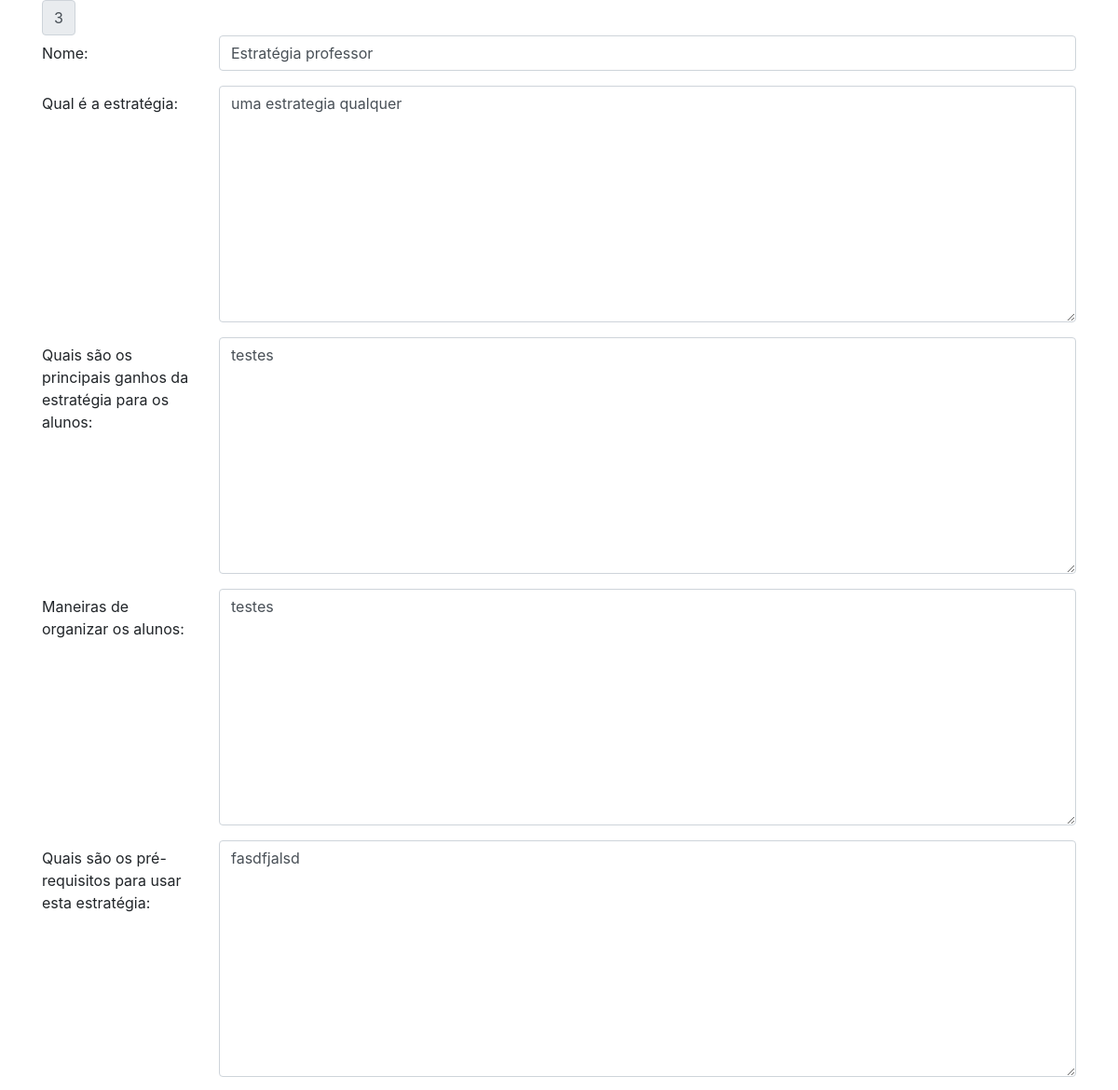
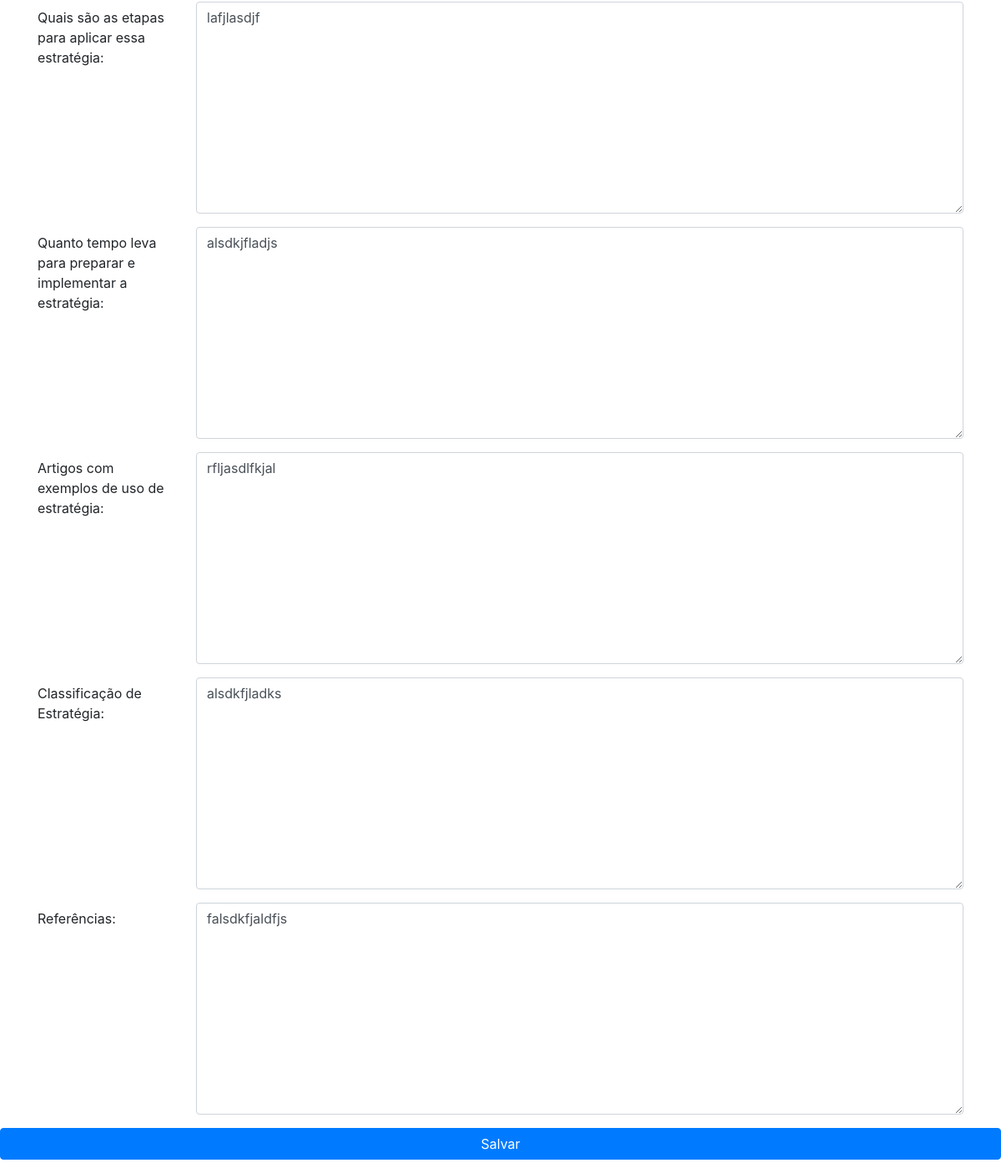
The app's page /editar.php?cod=3 with its own data (2 pictures, top to bottom).
### tables this page shows
CREATE TABLE `tb_estrategias` (
  `cod` int(11) NOT NULL,
  `nome` varchar(100) NOT NULL,
  `qual_estrategia` text NOT NULL,
  `principais_ganhos` text NOT NULL,
  `organizar_alunos` text NOT NULL,
  `etapas` text NOT NULL,
  `implementar_estrutura` text NOT NULL,
  `artigos` text NOT NULL,
  `classificacao` text NOT NULL,
  `referencias` text NOT NULL,
  `status_estrategia` int(11) DEFAULT NULL,
  `cod_usuario` int(11) DEFAULT NULL,
  `preRequisito` text NOT NULL,
  `comentario` text DEFAULT NULL
);

### conexao.php (called while the page is built, shortened)
<?php
class Conexao{
	private $host = 'localhost';
	private $bandoDados = 'opensmals';
	private $user = 'root';
	private $pass = '';
	public function conectar(){
		try{
			$bd = new PDO(
				"mysql:host=$this->host;dbname=$this->bandoDados",
				"$this->user",
				"$this->pass"
			);
			return $bd;
		} catch(PDOException $e){
			echo "erro ao conectar ao banco de dados".$e->getMessage();
		}
	}
}
?>

### dao/EstrategiaDaoMysql.php (called while the page is built, shortened)
<?php
require_once("class/Estrategia.php");
class EstrategiaDaoMysql implements EstrategiaDAO{
    private $conn;
    public function __construct(Conexao $conn){
        $this->conn = $conn->conectar();
    }
    public function findById($id){
        $sql = $this->conn->prepare("SELECT tb_estrategias.nome, tb_estrategias.qual_estrategia,
        tb_estrategias.principais_ganhos, tb_estrategias.organizar_alunos,
         tb_estrategias.etapas, tb_estrategias.implementar_estrutura, tb_estrategias.artigos,
          tb_estrategias.classificacao, tb_estrategias.referencias, tb_estrategias.preRequisito, tb_estrategias.status_estrategia FROM tb_estrategias WHERE tb_estrategias.cod = :cod");
        $sql->bindValue(":cod", $id);
        $sql->execute();
        if($sql->rowCount()>0){
            $dados = $sql->fetch();
            $e = new Estrategia();
            $e->setCod($id);
            $e->setNome($dados['nome']);
            $e->setQualEstrategia($dados['qual_estrategia']);
            $e->setPrincipaisGanhos($dados['principais_ganhos']);
            $e->setOrganizarAlunos($dados['organizar_alunos']);
            $e->setEtapas($dados['etapas']);
            $e->setImplementarEstrategia($dados['implementar_estrutura']);
            $e->setArtigo($dados['artigos']);
            $e->setClassificacao($dados['classificacao']);
            $e->setReferencia($dados['referencias']);
            $e->setPreRequisitos($dados['preRequisito']);
            $e->setStatus($dados['status_estrategia']);
            return $e;
        }
    }
}
?>

### class/Estrategia.php (called while the page is built, shortened)
<?php
class Estrategia {
    private $nome;
    private $qual_estrategia;
    private $principais_ganhos;
    private $organizar_alunos;
    private $etapas;
    private $implementar_estrategia;
    private $artigo;
    private $classificacao;
    private $referencia;
    private $preRequisitos;
    public function setPreRequisitos($x){$this->preRequisitos = $x;}
    public function getPreRequisitos(){return $this->preRequisitos;}
    public function setNome($x){
        $this->nome = $x;
    }
    public function getNome(){
        return $this->nome;
    }
    public function setQualEstrategia($x){
        $this->qual_estrategia = $x;
    }
    public function getQualEstrategia(){
        return $this->qual_estrategia;
    }
    public function setPrincipaisGanhos($x){
        $this->principais_ganhos = $x;
    }
    public function getPrincipaisGanhos(){
        return $this->principais_ganhos;
    }
    public function setOrganizarAlunos($x){
        $this->organizar_alunos = $x;
    }
    public function getOrganizarAlunos(){
        return $this->organizar_alunos;
    }
    public function setEtapas($x){
        $this->etapas = $x;
    }
    public function getEtapas(){
        return $this->etapas;
    }
    public function setImplementarEstrategia($x){
        $this->implementar_estrategia = $x;
    }
    public function getImplementarEstrategia(){
        return $this->implementar_estrategia;
    }
    public function setArtigo($x){
        $this->artigo = $x;
    }
    public function getArtigo(){
        return $this->artigo;
    }
    public function setClassificacao($x){
        return $this->classificacao = $x;
    }
    public function getClassificacao(){
        return $this->classificacao;
    }
    public function setReferencia($x){
        $this->referencia = $x;
    }
    public function getReferencia(){
        return $this->referencia;
    }
}
?>

### editar.php (the view, shortened to what this page needs)
<?php
require("conexao.php");
require("dao/EstrategiaDaoMysql.php");
$conexao = new Conexao();
$estrategiaDao = new EstrategiaDaoMysql($conexao);
$estrategia = $estrategiaDao->findById($_GET['cod']);
?>
<!DOCTYPE html>
<html lang="pt-br">
  <head>
    <link rel="stylesheet" href="https://stackpath.bootstrapcdn.com/bootstrap/4.1.3/css/bootstrap.min.css">
  </head>
  <body>
    <div class="container">
        <form action="update-estrategia.php" method="GET">
            <div class="input-group-prepend">
                <span class="input-group-text" name="cod"><?=$_GET['cod']?></span>
            </div>
            <div class="form-group row">
                <label for="nome" class="col-sm-2 col-form-label">Nome: </label>
                <div class="col-sm-10">
                <input type="text" class="form-control" placeholder="nome" name="nome" value="<?=$estrategia->getNome();?>">
                </div>
            </div>
            <div class="form-group row">
                <label for="qual-estrategia" class="col-sm-2 col-form-label">Qual é a estratégia:</label>
                <div class="col-sm-10">
                <textarea name="qual-estrategia" class="form-control" id="qual-estrategia" cols="30" rows="10" placeholder="Qual é a estratégia"><?=$estrategia->getQualEstrategia();?></textarea>
                </div>
            </div>
            <div class="form-group row">
                <label for="inputPassword3" class="col-sm-2 col-form-label">Quais são os principais ganhos da estratégia para os alunos: </label>
                <div class="col-sm-10">
                <textarea name="principais-ganhos" class="form-control" id="principais-ganhos" placeholder="Quais são os principais ganhos da estratégia para os alunos:" cols="30" rows="10"><?=$estrategia->getPrincipaisGanhos();?></textarea>
                </div>
            </div>
            <div class="form-group row">
                <label for="organizar-alunos" class="col-sm-2 col-form-label">Maneiras de organizar os alunos: </label>
                <div class="col-sm-10">
                <textarea name="organizar-alunos"  class="form-control" id="organizar-alunos" placeholder="Maneiras de organizar os alunos:" cols="30" rows="10"><?=$estrategia->getOrganizarAlunos()?></textarea>
                </div>
            </div>
            <div class="form-group row">
                <label for="pre-requisitos" class="col-sm-2 col-form-label">Quais são os pré-requisitos para usar esta estratégia: </label>
                <div class="col-sm-10">
                <textarea name="pre-requisitos"  class="form-control" id="pre-requisitos" placeholder="Quais são os pré-requisitos para usar esta estratégia:" cols="30" rows="10"><?=$estrategia->getPreRequisitos();?></textarea>
                </div>
            </div>
            <div class="form-group row">
                <label for="inputPassword3" class="col-sm-2 col-form-label">Quais são as etapas para aplicar essa estratégia: </label>
                <div class="col-sm-10">
                <textarea name="etapas" class="form-control" id="etapas" placeholder="Quais são as etapas para aplicar essa estratégia:" cols="30" rows="10"><?=$estrategia->getEtapas();?></textarea>
                </div>
            </div>
            <div class="form-group row">
                <label for="inputPassword3" class="col-sm-2 col-form-label">Quanto tempo leva para preparar e implementar a estratégia: </label>
                <div class="col-sm-10">
                <textarea name="implementar-estrategia" id="principais-ganhos" placeholder="Quanto tempo leva para preparar e implementar a estratégia:" class="form-control" cols="30" rows="10"><?=$estrategia->getImplementarEstrategia();?></textarea>
                </div>
            </div>
                <div class="form-group row">
                    <label for="inputPassword3" class="col-sm-2 col-form-label">Artigos com exemplos de uso de estratégia: </label>
                    <div class="col-sm-10">
                        <textarea name="artigo" id="artigo" placeholder="Artigos com exemplos de uso de estratégia:" class="form-control" cols="30" rows="10"><?=$estrategia->getArtigo()?></textarea>
                    </div>
                </div>
                <div class="form-group row">
                    <label for="inputPassword3" class="col-sm-2 col-form-label">Classificação de Estratégia: </label>
                    <div class="col-sm-10">
                        <textarea name="estrategia" id="estrategia" placeholder="Classificação de Estratégia:" class="form-control" cols="30" rows="10"><?=$estrategia->getClassificacao();?></textarea>
                    </div>
                </div>
                <div class="form-group row">
                    <label for="inputPassword3" class="col-sm-2 col-form-label">Referências: </label>
                    <div class="col-sm-10">
                        <textarea name="referencia" id="referencia" placeholder="Referências:" class="form-control" cols="30" rows="10"><?=$estrategia->getReferencia();?></textarea>
                    </div>
                </div>
            </div>
                <div class="form-group row">
                    <div class="col-sm-12">
                    <button type="submit" class="btn btn-primary btn-block">Salvar</button>
                    </div>
                </div>
  </body>
</html>

### records on screen
tb_estrategias: nome "Estratégia professor", qual-estrategia "uma estrategia qualquer", principais-ganhos "testes", organizar-alunos "testes", pre-requisitos "fasdfjalsd", etapas "lafjlasdjf", implementar-estrategia "alsdkjfladjs", artigo "rfljasdlfkjal", estrategia "alsdkfjladks", referencia "falsdkfjaldfjs"

### other values on screen
$_GET['cod'] "3"
